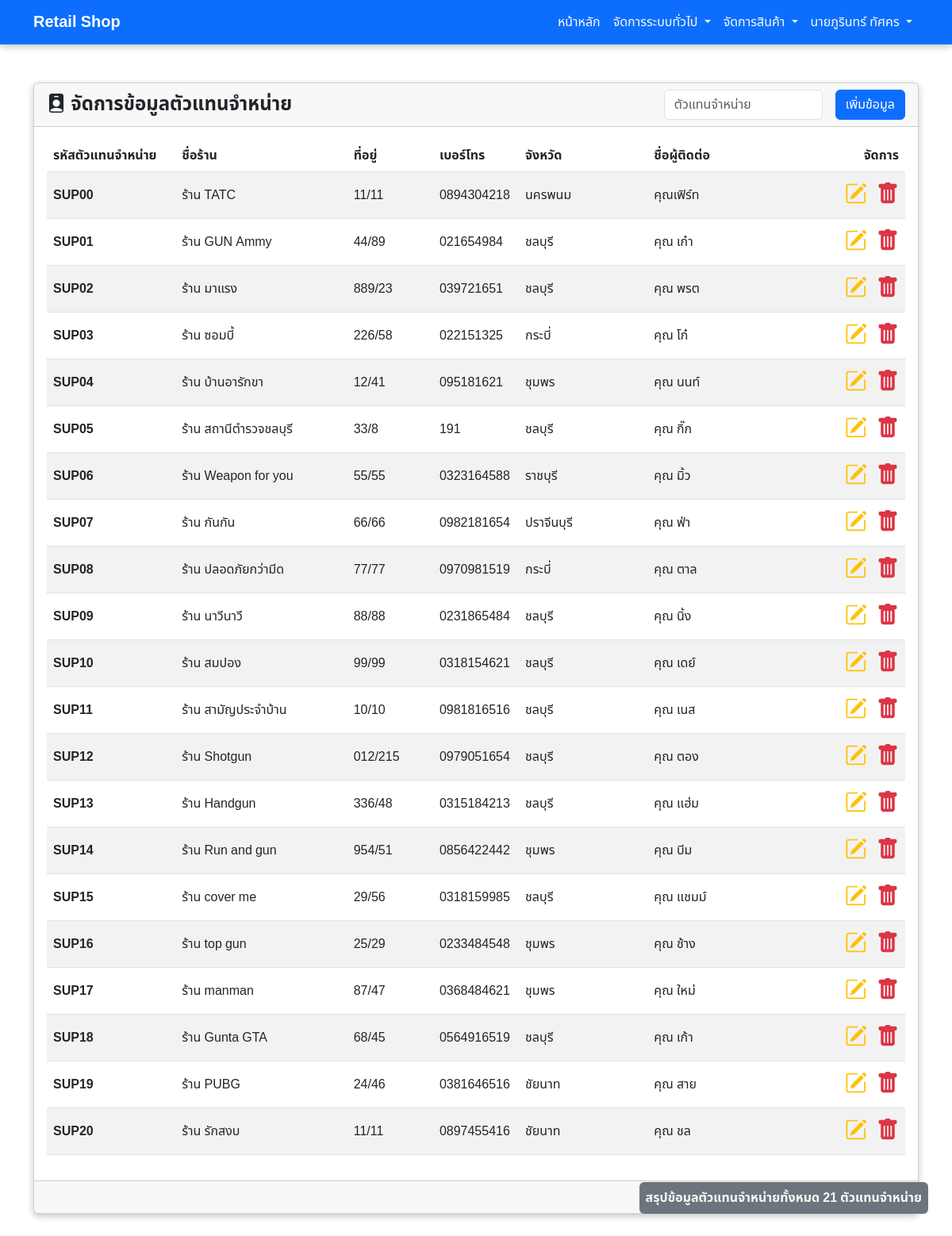
The app's page /management/supplier.php with its own data.
### tables this page shows
CREATE TABLE `supplier` (
  `Sup_id` varchar(8) NOT NULL,
  `Sup_name` varchar(50) NOT NULL,
  `Sup_Address` varchar(100) DEFAULT NULL,
  `Sup_tel` varchar(20) NOT NULL,
  `Contract_name` varchar(50) DEFAULT NULL,
  `Province_id` int(2) NOT NULL
);

CREATE TABLE `province` (
  `Province_id` int(2) NOT NULL,
  `Province_name` varchar(50) NOT NULL
);

### management/supplier.php (the view, shortened to what this page needs)
<?php
    include_once('../import/connect.php');
?>
<!DOCTYPE html>
<html lang="en">
<head>
    <?php include_once "../import/css.php"; ?>
</head>
<body>
    <?php include_once "../import/navbar.php" ?>
    <div class="mt-5 container">
        <div class="card mb-5" style="box-shadow: rgba(0, 0, 0, 0.24) 0px 3px 8px;">
            <div class="card-header d-flex flex-column flex-sm-row align-items-center justify-content-between row-gap-1">
                <div>
                    <h1 class="fs-4 fw-bold m-0 p-0">
                        <i class="bi bi-person-badge-fill"></i>
                        จัดการข้อมูลตัวแทนจำหน่าย
                    </h1>
                </div>
                <div class="d-flex align-items-center column-gap-3">
                    <input type="text" name="ID" id="searchSupplier" class="form-control" placeholder="ตัวแทนจำหน่าย" style="width: 200px;">
                    <a href="add_supplier.php" class="btn btn-primary">เพิ่มข้อมูล</a>
                </div>
            </div>
            <div class="card-body container py-3">
                <table class="table table-striped table-hover mx-auto align-middle">
                    <thead>
                        <tr class="bg-dark">
                            <th class="fw-bold" style="width: 15%;">รหัสตัวแทนจำหน่าย</th>
                            <th class="fw-bold" style="width: 20%;">ชื่อร้าน</th>
                            <th class="fw-bold" style="width: 10%;">ที่อยู่</th>
                            <th class="fw-bold" style="width: 10%;">เบอร์โทร</th>
                            <th class="fw-bold" style="width: 15%;">จังหวัด</th>
                            <th class="fw-bold" style="width: 10%;">ชื่อผู้ติดต่อ</th>
                            <th class="text-end" style="width: 20%;">จัดการ</th>
                        </tr>
                    </thead>
                    <tbody>
                        <?php
                            $sql = "SELECT supplier.*, province.Province_name FROM supplier, province WHERE supplier.Province_id = province.Province_id";
                            $result = $con->query($sql);
                            while ($data = mysqli_fetch_array($result)) {
                                ?>
                                <tr>
                                    <th><?php echo $data['Sup_id'] ?></th>
                                    <td><?php echo $data['Sup_name'] ?></td>
                                    <td><?php echo $data['Sup_Address'] ?></td>
                                    <td><?php echo $data['Sup_tel'] ?></td>
                                    <td><?php echo $data['Province_name'] ?></td>
                                    <td><?php echo $data['Contract_name'] ?></td>
                                    <td class="text-end">
                                        <a href="edit_supplier.php" class="text-decoration-none fs-3 me-2"><i class="bi bi-pencil-square text-warning"></i></a>
                                        <a href="#" class="text-decoration-none fs-3"><i class="bi bi-trash-fill text-danger"></i></a>
                                    </td>
                                </tr>
                                <?php
                            }
                        ?>
                    </tbody>
                </table>
            </div>
            <div class="card-footer text-end">
                <?php
                    $all_rows = mysqli_num_rows($result);
                ?>
                <p class="m-0 p-0">สรุปข้อมูลตัวแทนจำหน่ายทั้งหมด: <?php echo $all_rows ?> ตัวแทนจำหน่าย</p>
            </div>
        </div>
    </div>
    <div class="container fixed-bottom mb-5">
        <p class="bg-secondary text-light p-2 m-0 rounded fw-bolder fs-6 position-absolute end-0 bottom-50" style="width: fit-content;">สรุปข้อมูลตัวแทนจำหน่ายทั้งหมด <?php echo $all_rows ?> ตัวแทนจำหน่าย</p>
    </div>
</body>
</html>

### style.css (style rules this page uses)
* { padding: 0; margin: 0; box-sizing: border-box; font-family: 'Noto Sans Thai', Arial, sans-serif; }

### records on screen
supplier: Sup_id "SUP00", Sup_name "ร้าน TATC", Sup_Address "11/11", Sup_tel "0894304218", Province.Province_name "นครพนม", Contract_name "คุณเฟิร์ท"
supplier: Sup_id "SUP01", Sup_name "ร้าน GUN Ammy", Sup_Address "44/89", Sup_tel "021654984", Province.Province_name "ชลบุรี", Contract_name "คุณ เก๋า"
supplier: Sup_id "SUP02", Sup_name "ร้าน มาแรง", Sup_Address "889/23", Sup_tel "039721651", Province.Province_name "ชลบุรี", Contract_name "คุณ พรต"
supplier: Sup_id "SUP03", Sup_name "ร้าน ซอมบี้", Sup_Address "226/58", Sup_tel "022151325", Province.Province_name "กระบี่", Contract_name "คุณ โก๋"
supplier: Sup_id "SUP04", Sup_name "ร้าน บ้านอารักขา", Sup_Address "12/41", Sup_tel "095181621", Province.Province_name "ชุมพร", Contract_name "คุณ นนท์"
supplier: Sup_id "SUP05", Sup_name "ร้าน สถานีตำรวจชลบุรี", Sup_Address "33/8", Sup_tel "191", Province.Province_name "ชลบุรี", Contract_name "คุณ กิ๊ก"
supplier: Sup_id "SUP06", Sup_name "ร้าน Weapon for you", Sup_Address "55/55", Sup_tel "0323164588", Province.Province_name "ราชบุรี", Contract_name "คุณ มิ้ว"
supplier: Sup_id "SUP07", Sup_name "ร้าน กันกัน", Sup_Address "66/66", Sup_tel "0982181654", Province.Province_name "ปราจีนบุรี", Contract_name "คุณ ฟ่า"
supplier: Sup_id "SUP08", Sup_name "ร้าน ปลอดภัยกว่ามีด", Sup_Address "77/77", Sup_tel "0970981519", Province.Province_name "กระบี่", Contract_name "คุณ ตาล"
supplier: Sup_id "SUP09", Sup_name "ร้าน นาวีนาวี", Sup_Address "88/88", Sup_tel "0231865484", Province.Province_name "ชลบุรี", Contract_name "คุณ นิ้ง"
supplier: Sup_id "SUP10", Sup_name "ร้าน สมปอง", Sup_Address "99/99", Sup_tel "0318154621", Province.Province_name "ชลบุรี", Contract_name "คุณ เดย์"
supplier: Sup_id "SUP11", Sup_name "ร้าน สามัญประจำบ้าน", Sup_Address "10/10", Sup_tel "0981816516", Province.Province_name "ชลบุรี", Contract_name "คุณ เนส"
supplier: Sup_id "SUP12", Sup_name "ร้าน Shotgun", Sup_Address "012/215", Sup_tel "0979051654", Province.Province_name "ชลบุรี", Contract_name "คุณ ตอง"
supplier: Sup_id "SUP13", Sup_name "ร้าน Handgun", Sup_Address "336/48", Sup_tel "0315184213", Province.Province_name "ชลบุรี", Contract_name "คุณ เเฮ่ม"
supplier: Sup_id "SUP14", Sup_name "ร้าน Run and gun", Sup_Address "954/51", Sup_tel "0856422442", Province.Province_name "ชุมพร", Contract_name "คุณ บีม"
supplier: Sup_id "SUP15", Sup_name "ร้าน cover me", Sup_Address "29/56", Sup_tel "0318159985", Province.Province_name "ชลบุรี", Contract_name "คุณ เเชมม์"
supplier: Sup_id "SUP16", Sup_name "ร้าน top gun", Sup_Address "25/29", Sup_tel "0233484548", Province.Province_name "ชุมพร", Contract_name "คุณ ช้าง"
supplier: Sup_id "SUP17", Sup_name "ร้าน manman", Sup_Address "87/47", Sup_tel "0368484621", Province.Province_name "ชุมพร", Contract_name "คุณ ใหม่"
supplier: Sup_id "SUP18", Sup_name "ร้าน Gunta GTA", Sup_Address "68/45", Sup_tel "0564916519", Province.Province_name "ชลบุรี", Contract_name "คุณ เก้า"
supplier: Sup_id "SUP19", Sup_name "ร้าน PUBG", Sup_Address "24/46", Sup_tel "0381646516", Province.Province_name "ชัยนาท", Contract_name "คุณ สาย"
supplier: Sup_id "SUP20", Sup_name "ร้าน รักสงบ", Sup_Address "11/11", Sup_tel "0897455416", Province.Province_name "ชัยนาท", Contract_name "คุณ ชล"

### other values on screen
$all_rows "21"
